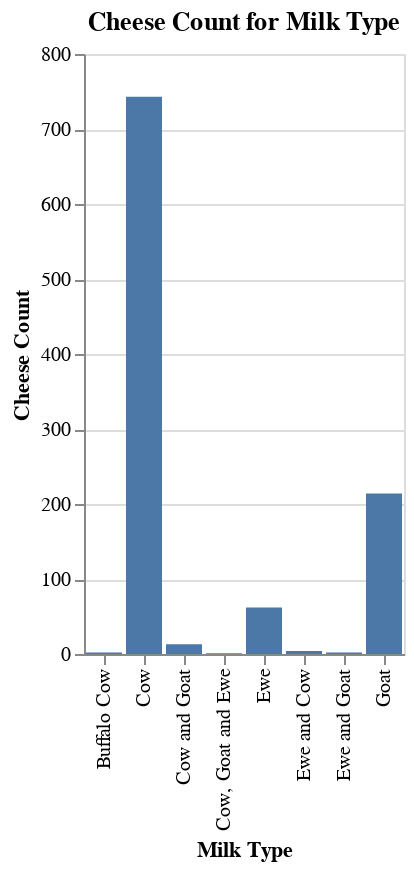

Notebook cell for this chart:
### Markdown cell above
This visualization shows that "Firm Cheese" is the most common cheese type, with "Soft Cheese" and "Semi-soft Cheese" taking the second and third place respectively. Although the data set itself is very likely a realistic reflection of the amount of cheese categories made through the manufacturing process, the concern of class imbalance still persists. A balanced-class-weight will likely be needed to offset the drastic difference between categories such as "Firm Cheese" and "Hard Cheese" as the prediction from models and pipelines later on may otherwise be favouring the former too much.

### Code cell
# use groupby and count function to tally up how many cheese are categorized in each distinct value
cheese_groupby_milktype = cheese.groupby(by='MilkTypeEn').count().reset_index()
cheese_groupby_milktype

# the plot function itself with "Fat Level" as X, and "CheeseName" as Y
cheese_milktype_barchart = alt.Chart(cheese_groupby_milktype).mark_bar().encode(alt.X('MilkTypeEn:N', title='Milk Type'),
                                                                                alt.Y('ManufacturingTypeEn:Q', title='Cheese Count')
                                                                                ).properties(title='Cheese Count for Milk Type')
cheese_milktype_barchart

### Figure 1 — Vega-Lite specification as saved in the notebook (floating-point values rounded to 4 significant figures)
{"config": {"view": {"continuousWidth": 400, "continuousHeight": 300}}, "data": {"name": "data-6c4126871a166d0c0343ca7cd422c50a"}, "mark": "bar", "encoding": {"x": {"type": "nominal", "field": "MilkTypeEn", "title": "Milk Type"}, "y": {"type": "quantitative", "field": "ManufacturingTypeEn", "title": "Cheese Count"}}, "title": "Cheese Count for Milk Type", "$schema": "https://vega.github.io/schema/vega-lite/v4.8.1.json", "datasets": {"data-6c4126871a166d0c0343ca7cd422c50a": [{"MilkTypeEn": "Buffalo Cow", "ManufacturerProvCode": 2, "ManufacturingTypeEn": 2, "MoisturePercent": 2, "Organic": 2, "CategoryTypeEn": 2, "MilkTreatmentTypeEn": 2, "FatLevel": 2}, {"MilkTypeEn": "Cow", "ManufacturerProvCode": 743, "ManufacturingTypeEn": 743, "MoisturePercent": 732, "Organic": 743, "CategoryTypeEn": 728, "MilkTreatmentTypeEn": 693, "FatLevel": 743}, {"MilkTypeEn": "Cow and Goat", "ManufacturerProvCode": 13, "ManufacturingTypeEn": 13, "MoisturePercent": 13, "Organic": 13, "CategoryTypeEn": 12, "MilkTreatmentTypeEn": 10, "FatLevel": 13}, {"MilkTypeEn": "Cow, Goat and Ewe", "ManufacturerProvCode": 1, "ManufacturingTypeEn": 1, "MoisturePercent": 1, "Organic": 1, "CategoryTypeEn": 1, "MilkTreatmentTypeEn": 1, "FatLevel": 1}, {"MilkTypeEn": "Ewe", "ManufacturerProvCode": 62, "ManufacturingTypeEn": 62, "MoisturePercent": 59, "Organic": 62, "CategoryTypeEn": 60, "MilkTreatmentTypeEn": 58, "FatLevel": 62}, {"MilkTypeEn": "Ewe and Cow", "ManufacturerProvCode": 4, "ManufacturingTypeEn": 4, "MoisturePercent": 4, "Organic": 4, "CategoryTypeEn": 4, "MilkTreatmentTypeEn": 4, "FatLevel": 4}, {"MilkTypeEn": "Ewe and Goat", "ManufacturerProvCode": 2, "ManufacturingTypeEn": 2, "MoisturePercent": 2, "Organic": 2, "CategoryTypeEn": 2, "MilkTreatmentTypeEn": 2, "FatLevel": 2}, {"MilkTypeEn": "Goat", "ManufacturerProvCode": 214, "ManufacturingTypeEn": 214, "MoisturePercent": 214, "Organic": 214, "CategoryTypeEn": 210, "MilkTreatmentTypeEn": 207, "FatLevel": 214}]}}
